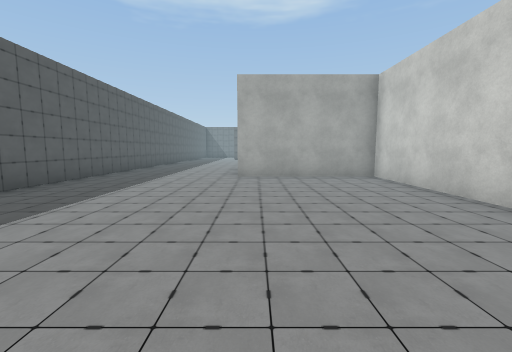
[1] (above)

22 first-person views from a walk through a 3-D level made in the Unity game engine. The camera is 1.5 m above the floor, tilts 6° down and sees 90° across. The floor is counted in squares, 2 m on a side. Each view is taken from the middle of a square. On the plan, view 1 faces up. The plan holds only what a view shows up to about 9 squares ahead; the rest is blank. The player character is not drawn. Some animated figures are not drawn. Some surface patterns are stand-ins.

[2]
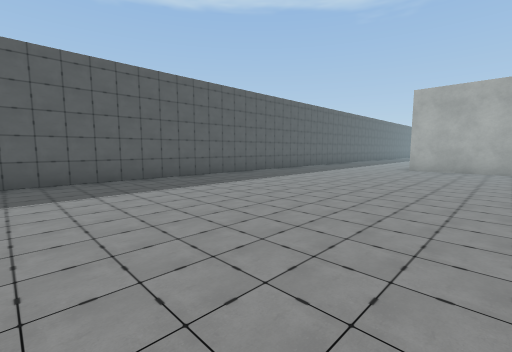

[3]
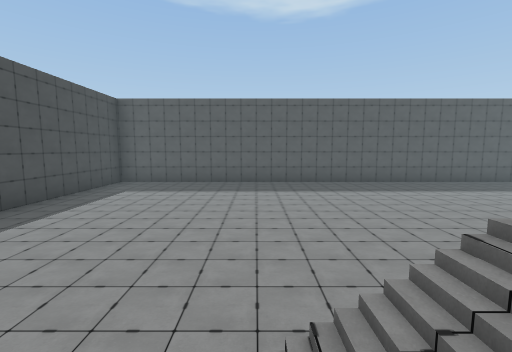

[4]
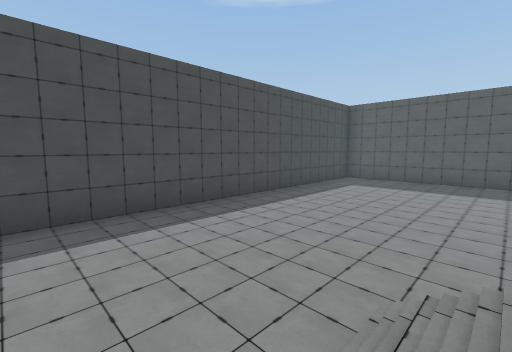

[5]
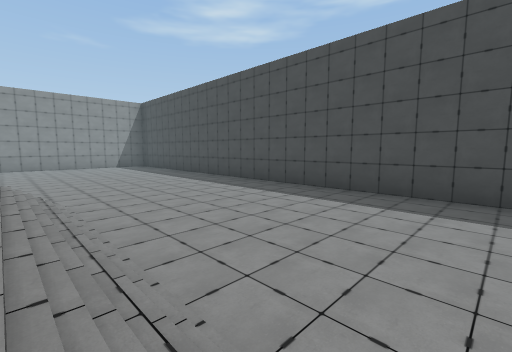

[6]
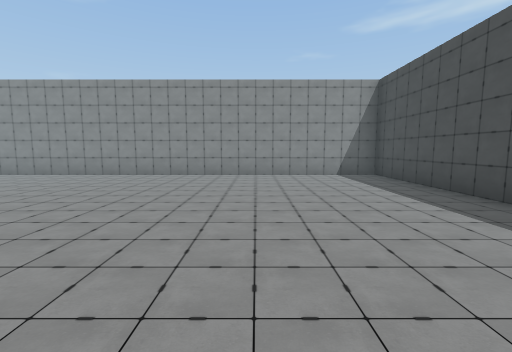

[7]
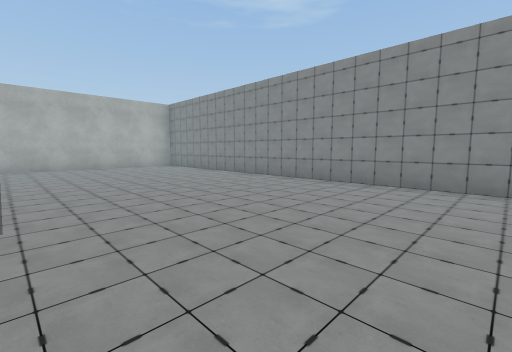

[8]
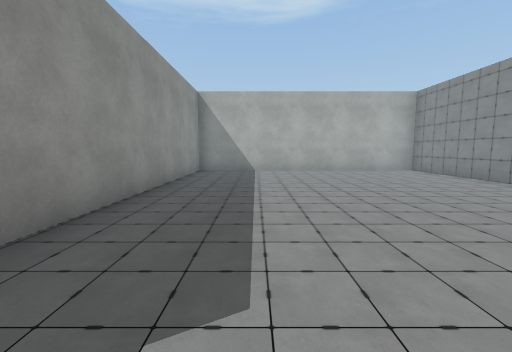

[9]
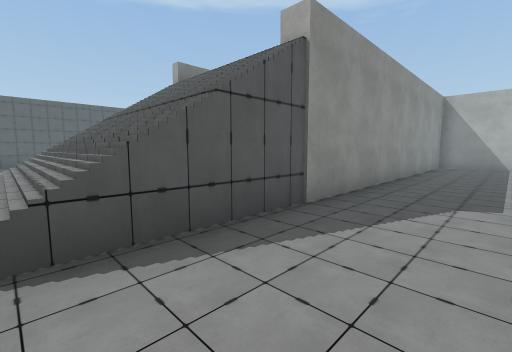

[10]
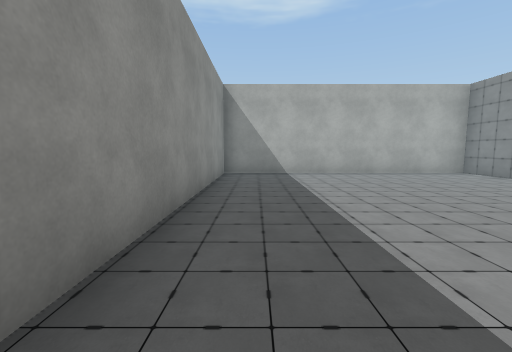

[11]
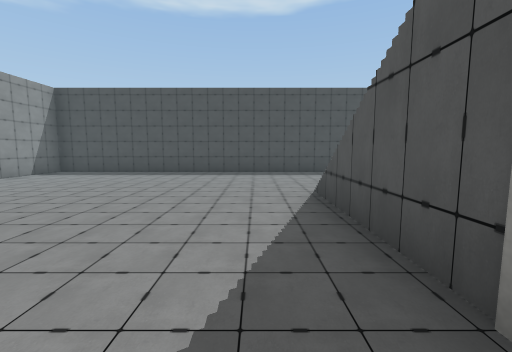

[12]
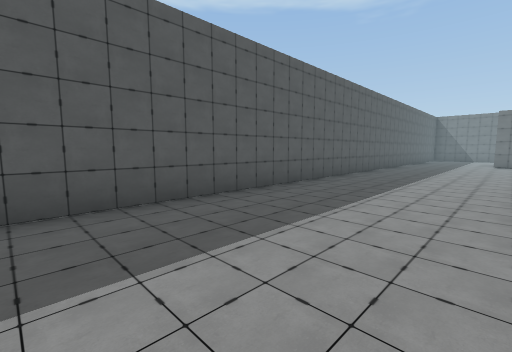

[13]
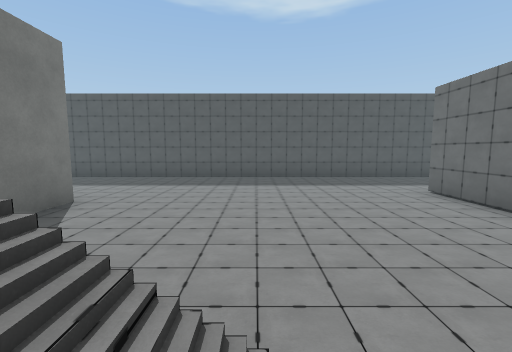

[14]
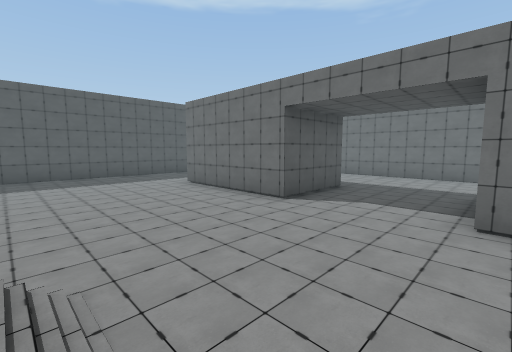

[15]
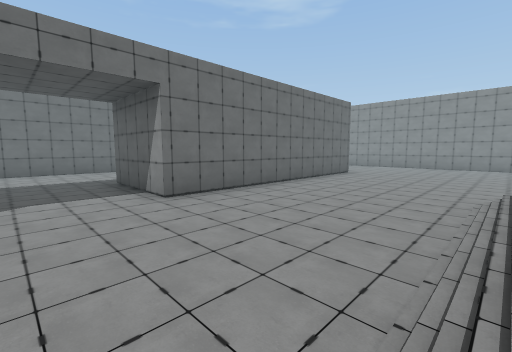

[16]
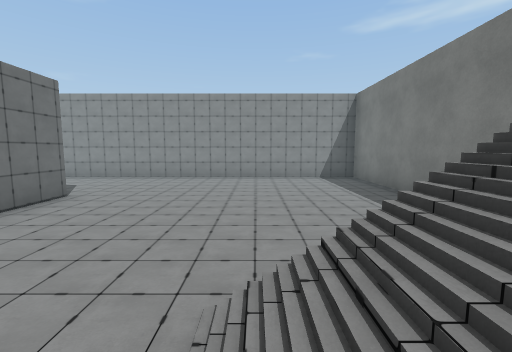

[17]
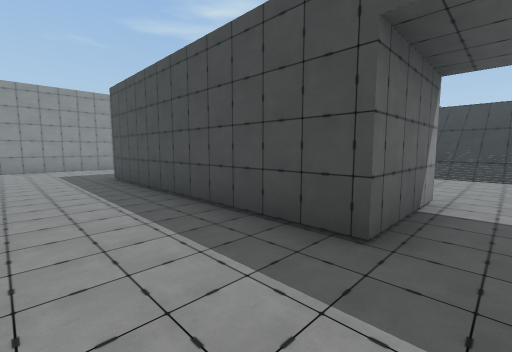

[18]
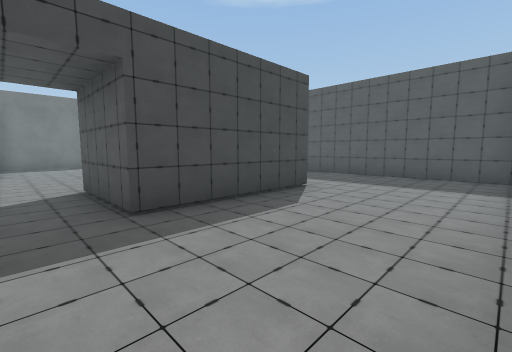

[19]
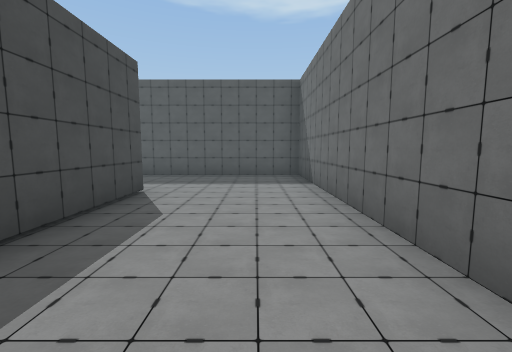

[20]
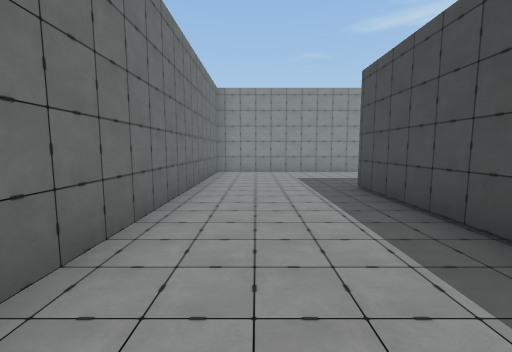

[21]
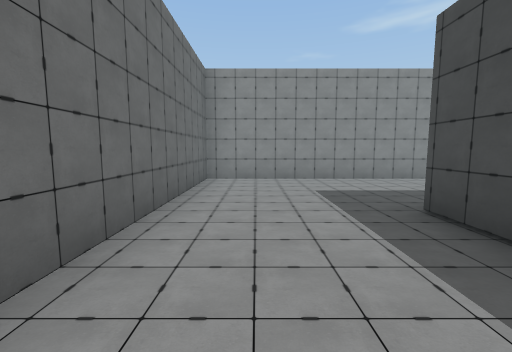

[22]
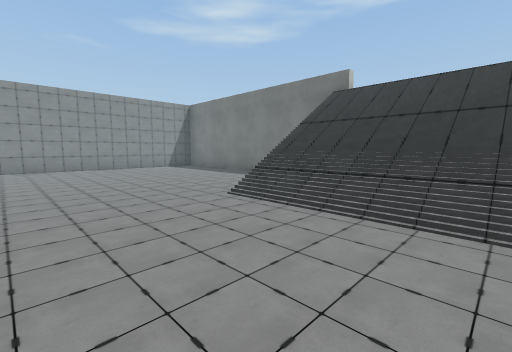

### Floor plan
Key: @ floor where view 1 was taken; # wall or solid block; x gap in a wall; . floor; / step, stairs or slope; = window, fence, low wall or low ledge; ^ raised ledge; v drop or lower ground.
Columns run from 5 left of view 1 to 15 right of it. Each row starts with its distance up from view 1.
 24 #####################
 23 #...................#
 22 #...................#
 21 #...................#
 20 #...####..#######...#
 19 #.. ####..#######...#
 18 #...####..#######...#
 17 #...................#
 16 #...................#
 15 #...................#
 14 #......./////.......#
 13 #.......#////.......#
 12 #.......v//// ......#
 11 #...... #///#  .....#
 10 #....=
  9 #....
  8 #....
  7 #....#^^=   =^^^^^^=#
  6 #........   ^.......#
  5 #........   ^.......#
  4 #........   ^.......#
  3 #........   ^.......#
  2 #.......    ^.......#
  1 #.......    ^.......#
  0 #....@..    ^.......#
 -1 #.......    ^.......#
 -2 #.......////x.......#
 -3 #......./////.......#
 -4 #......./////.......#
 -5 #......./////.......#
 -6 #...................#
 -7 #...................#
 -8 #...................#
 -9 #...................#
-10 #####################

Where each view was taken, in squares from view 1:
view 1: 0 up, 0 right, facing up
view 2: 3 down, 2 right, facing up-left
view 3: 5 down, 4 right, facing left
view 4: 5 down, 5 right, facing down-left
view 5: 5 down, 3 right, facing down-right
view 6: 6 down, 7 right, facing right
view 7: 4 down, 9 right, facing up-right
view 8: 2 down, 9 right, facing up
view 9: 5 down, 9 right, facing up-left
view 10: 1 down, 8 right, facing up
view 11: 1 down, 8 right, facing down
view 12: 4 up, 1 left, facing up-left
view 13: 14 up, 4 right, facing left
view 14: 14 up, 5 right, facing up-left
view 15: 14 up, 3 right, facing up-right
view 16: 14 up, 6 right, facing right
view 17: 22 up, 4 right, facing down-right
view 18: 23 up, 3 right, facing down-left
view 19: 22 up, 3 right, facing left
view 20: 22 up, 6 right, facing right
view 21: 22 up, 8 right, facing right
view 22: 17 up, 4 right, facing down-right
